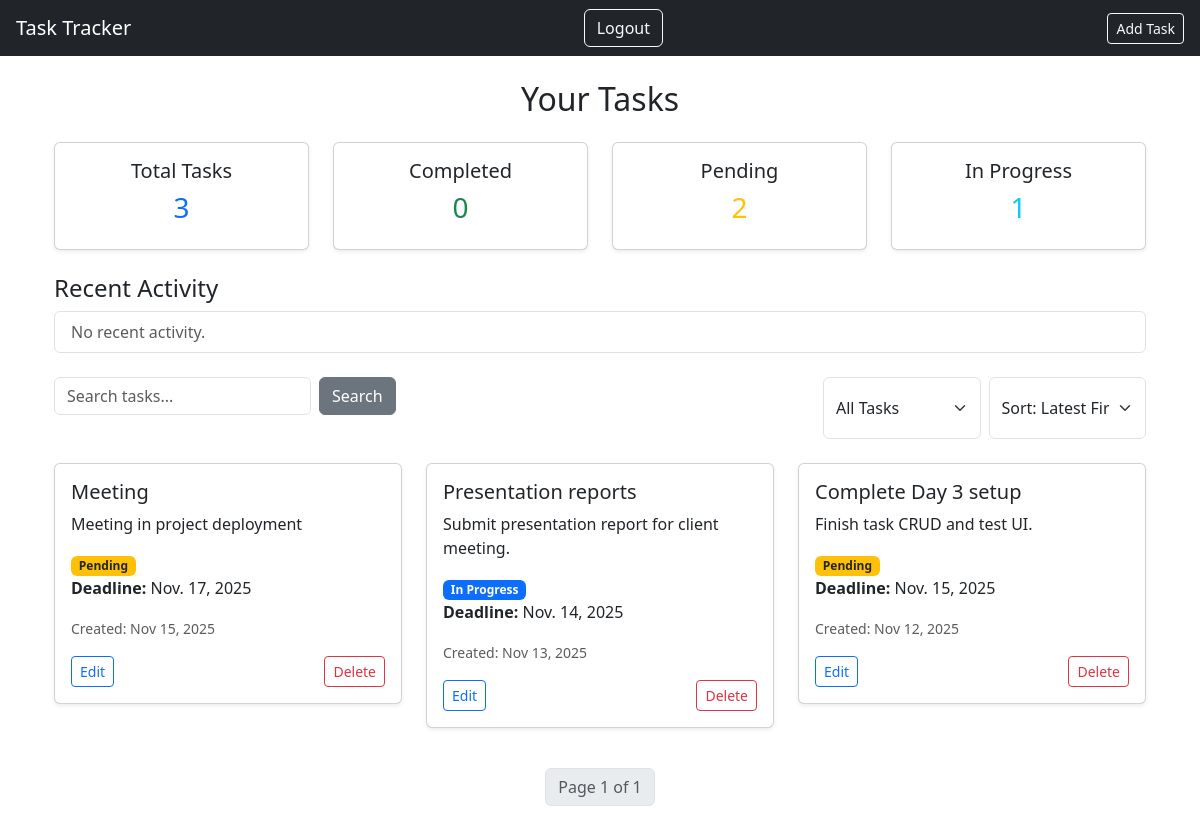
The app's page / (signed in) with its own data.
### core/models.py (models this page shows, shortened)
class Task(models.Model):
    user = models.ForeignKey(User, on_delete=models.CASCADE)  # Linked user
    title = models.CharField(max_length=200)  # Task title
    description = models.TextField(blank=True, null=True)  # Optional details
    status = models.CharField(
        max_length=20,
        choices=[
            ('Pending', 'Pending'),
            ('In Progress', 'In Progress'),
            ('Completed', 'Completed')
        ],
        default='Pending'
    )
    created_at = models.DateTimeField(auto_now_add=True)  # Created timestamp
    deadline = models.DateField(blank=True, null=True)  # Optional due date

### core/views.py (the view)
# urls.py: 2. Add a URL to urlpatterns:  path('', views.home, name='home')
@login_required(login_url='login_user')
def home(request):
    status_filter = request.GET.get("status", "All")
    sort_option = request.GET.get("sort", "created")
    search_query = request.GET.get("search", "")
    tasks = Task.objects.filter(user=request.user)
    if status_filter != "All":
        tasks = tasks.filter(status=status_filter)
    if search_query:
        tasks = tasks.filter(
            Q(title__icontains=search_query) |
            Q(description__icontains=search_query)
        )
    if sort_option == "created":
        tasks = tasks.order_by('-created_at')
    else:
        tasks = tasks.order_by('deadline')
    paginator = Paginator(tasks, 5)
    page_number = request.GET.get("page")
    page_obj = paginator.get_page(page_number)
    total_tasks = Task.objects.filter(user=request.user).count()
    completed_tasks = Task.objects.filter(user=request.user, status="Completed").count()
    pending_tasks = Task.objects.filter(user=request.user, status="Pending").count()
    inprogress_tasks = Task.objects.filter(user=request.user, status="In Progress").count()
    activities = ActivityLog.objects.filter(user=request.user).order_by('-timestamp')[:5]
    return render(request, "home.html", {
        "tasks": page_obj,
        "page_obj": page_obj,
        "status_filter": status_filter,
        "sort_option": sort_option,
        "search_query": search_query,
        "total_tasks": total_tasks,
        "completed_tasks": completed_tasks,
        "pending_tasks": pending_tasks,
        "inprogress_tasks": inprogress_tasks,
        "activities": activities
    })

### templates/home.html (shortened to what this page needs)
{% extends "base.html" %}
{% block content %}
<div class="container mt-4">
    <h2 class="mb-4 text-center">Your Tasks</h2>
<div class="row text-center mb-4">
    <div class="col-md-3">
        <div class="card shadow-sm p-3">
            <h5>Total Tasks</h5>
            <h3 class="text-primary">{{ total_tasks }}</h3>
        </div>
    </div>
    <div class="col-md-3">
        <div class="card shadow-sm p-3">
            <h5>Completed</h5>
            <h3 class="text-success">{{ completed_tasks }}</h3>
        </div>
    </div>
    <div class="col-md-3">
        <div class="card shadow-sm p-3">
            <h5>Pending</h5>
            <h3 class="text-warning">{{ pending_tasks }}</h3>
        </div>
    </div>
    <div class="col-md-3">
        <div class="card shadow-sm p-3">
            <h5>In Progress</h5>
            <h3 class="text-info">{{ inprogress_tasks }}</h3>
        </div>
    </div>
</div>
<h4>Recent Activity</h4>
<ul class="list-group mb-4">
  {% for activity in activities %}
    <li class="list-group-item">
      {{ activity.action }}
      <small class="text-muted">({{ activity.timestamp|date:"M d, Y H:i" }})</small>
    </li>
  {% empty %}
    <li class="list-group-item text-muted">No recent activity.</li>
  {% endfor %}
</ul>
<div class="d-flex justify-content-between mb-4">
<form method="GET" class="mb-4 d-flex">
    <input type="text" name="search" class="form-control me-2"
           placeholder="Search tasks..."
           value="{{ search_query }}">
    <button type="submit" class="btn btn-secondary">Search</button>
</form>
  <form method="GET" class="d-flex">
    <select name="status" class="form-select me-2" onchange="this.form.submit()">
      <option value="All" {% if status_filter == 'All' %}selected{% endif %}>All Tasks</option>
    </select>
    <select name="sort" class="form-select" onchange="this.form.submit()">
      <option value="created" {% if sort_option == 'created' %}selected{% endif %}>Sort: Latest First</option>
    </select>
  </form>
</div>
    <div class="row">
        {% for task in tasks %}
        <div class="col-md-4 mb-3">
            <div class="card shadow-sm">
                <div class="card-body">
                    <h5 class="card-title">{{ task.title }}</h5>
                    <p class="card-text">{{ task.description|truncatewords:20 }}</p>
                    {% if task.status == "Pending" %}
                     <span class="badge bg-warning text-dark">Pending</span>
                      {% elif task.status == "In Progress" %}
                      <span class="badge bg-primary">In Progress</span>
                      {% elif task.status == "Completed" %}
                      <span class="badge bg-success">Completed</span>
                    {% endif %}
                    <p><strong>Deadline:</strong> {{ task.deadline }}</p>
                    <p><small class="text-muted">Created: {{ task.created_at|date:"M d, Y" }}</small></p>
                <div class="d-flex justify-content-between mt-3">
                <a href="{% url 'edit_task' task.id %}" class="btn btn-sm btn-outline-primary">Edit</a>
                <a href="{% url 'delete_task' task.id %}" class="btn btn-sm btn-outline-danger"
                 onclick="return confirm('Are you sure you want to delete this task?');">Delete</a>
                 </div>
                </div>
            </div>
        </div>
        {% endfor %}
<div class="d-flex justify-content-center mt-4">
    <nav>
        <ul class="pagination">
            <li class="page-item disabled">
                <span class="page-link">Page {{ page_obj.number }} of {{ page_obj.paginator.num_pages }}</span>
            </li>
        </ul>
    </nav>
</div>
    </div>
</div>
{% endblock %}

### records on screen
Task: title "Meeting", description "Meeting in project deployment", status "Pending", deadline "Nov. 17, 2025", created_at "Nov 15, 2025"
Task: title "Presentation reports", description "Submit presentation report for client meeting.", status "In Progress", deadline "Nov. 14, 2025", created_at "Nov 13, 2025"
Task: title "Complete Day 3 setup", description "Finish task CRUD and test UI.", status "Pending", deadline "Nov. 15, 2025", created_at "Nov 12, 2025"

### other values on screen
{{ total_tasks }} "3"
{{ completed_tasks }} "0"
{{ pending_tasks }} "2"
{{ inprogress_tasks }} "1"
{{ page_obj.number }} "1"
{{ page_obj.paginator.num_pages }} "1"
